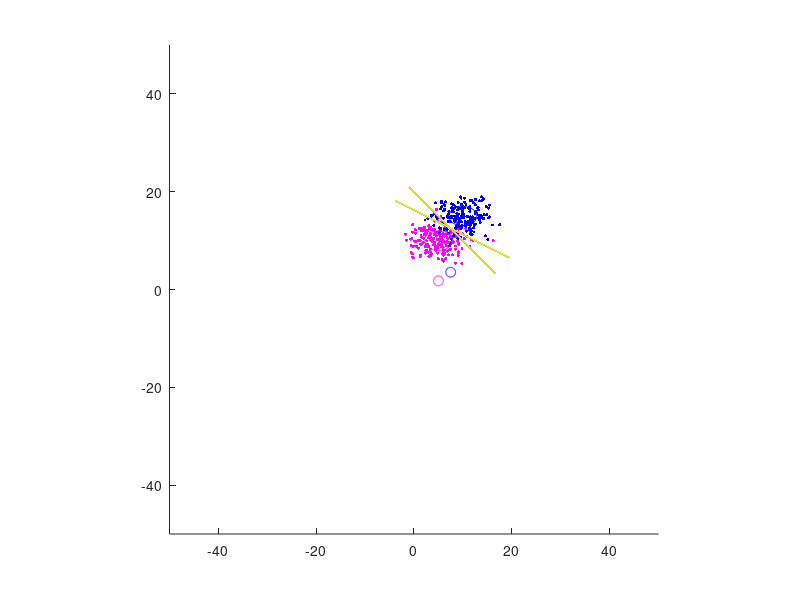
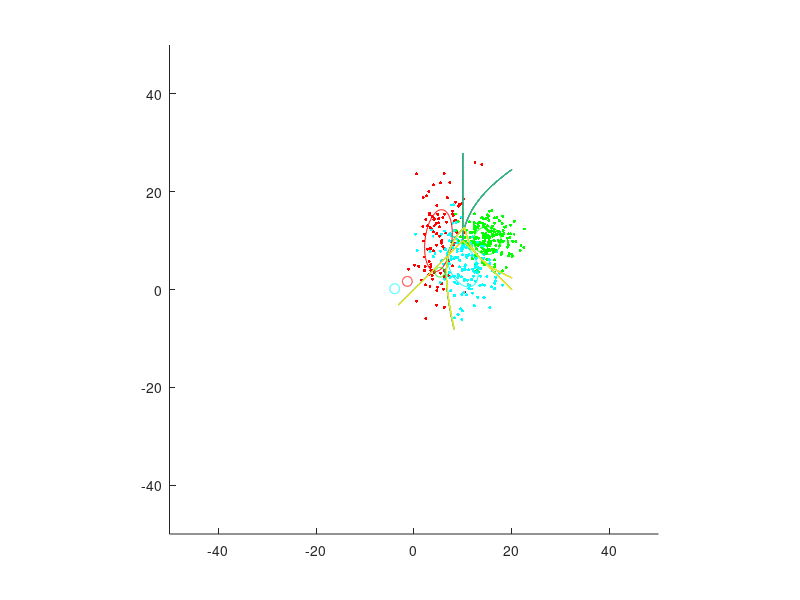

Write the MATLAB code that produced these figures, in order. (Note: this script raises an error after producing the figures.)
function main

    clear;
    clf();

    gridSize = 0.1;
    %CASE 1:

    Na = 200;
    muA = [5; 10];
    covarA = [8 0; 0 4];
    colourA = 'm'

    Nb = 200;
    muB = [10; 15];
    covarB = [8 0; 0 4];
    colourB = 'b'

    %CASE 2:
    Nc = 100;
    muC = [5; 10];
    covarC = [8 4; 4 40];
    colourC = 'r'

    Nd = 200;
    muD = [15; 10];
    covarD = [8 0; 0 8];
    colourD = 'g'

    Ne = 150;
    muE = [10; 5];
    covarE = [10 -5; -5 20;]
    colourE = 'c'

    %Generate bivariate normal distribution with mean vector and covariance
    %matrix
    dataA = gen_normal_distribution(Na, muA, covarA);
    figure(1);
    scatter(dataA(:,1), dataA(:,2), 5, colourA, 'filled');
    hold on;

    dataB = gen_normal_distribution(Nb, muB, covarB);
    scatter(dataB(:,1), dataB(:,2), 5, colourB, 'filled');
    hold on;

    figure(2);
    dataC = gen_normal_distribution(Nc, muC, covarC);
    scatter(dataC(:,1), dataC(:,2), 5, colourC, 'filled');
    hold on;
    dataD = gen_normal_distribution(Nd, muD, covarD);
    scatter(dataD(:,1), dataD(:,2), 5, colourD, 'filled');
    hold on;
    dataE = gen_normal_distribution(Ne, muE, covarE);
    scatter(dataE(:,1), dataE(:,2), 5, colourE, 'filled');
    hold on;

    %Find whitening transform W -> unit std.dev. contour
    [eigen_vec_A, eigen_diag_A] = get_eigenvalues(covarA);

    %plot ellipse
    figure(1);
    thetaA = atan2(eigen_vec_A(3),eigen_vec_A(1));
    draw_ellipse(muA(1), muA(2), thetaA, sqrt(eigen_diag_A(1)), sqrt(eigen_diag_A(4)), colourA);
    hold on;

    [eigen_vec_B, eigen_diag_B] = get_eigenvalues(covarB);
    thetaB = atan2(eigen_vec_B(3),eigen_vec_B(1));
    draw_ellipse(muB(1), muB(2), thetaB, sqrt(eigen_diag_B(1)), sqrt(eigen_diag_B(4)), colourB);
    hold on;

    figure(2);
    [eigen_vec_C, eigen_diag_C] = get_eigenvalues(covarC);
    thetaC = atan2(eigen_vec_C(3),eigen_vec_C(1));
    draw_ellipse(muC(1), muC(2), thetaC, sqrt(eigen_diag_C(1)), sqrt(eigen_diag_C(4)), colourC);
    hold on;

    [eigen_vec_D, eigen_diag_D] = get_eigenvalues(covarD);
    thetaD = atan2(eigen_vec_D(3),eigen_vec_D(1));
    draw_ellipse(muD(1), muD(2), thetaD, sqrt(eigen_diag_D(1)), sqrt(eigen_diag_D(4)), colourD);
    hold on;

    [eigen_vec_E, eigen_diag_E] = get_eigenvalues(covarE);
    thetaE = atan2(eigen_vec_E(3),eigen_vec_E(1));
    draw_ellipse(muE(1), muE(2), thetaE, sqrt(eigen_diag_E(1)), sqrt(eigen_diag_E(4)), colourE);
    hold on;

    whiten_A = eigen_diag_A^(-1/2) * transpose(eigen_vec_A);
    whiten_B = eigen_diag_B^(-1/2) * transpose(eigen_vec_B);
    whiten_C = eigen_diag_C^(-1/2) * transpose(eigen_vec_C);
    whiten_D = eigen_diag_D^(-1/2) * transpose(eigen_vec_D);
    whiten_E = eigen_diag_E^(-1/2) * transpose(eigen_vec_E);

    muA_whitened = whiten_A * muA;
    muB_whitened = whiten_B * muB;
    muC_whitened = whiten_C * muC;
    muD_whitened = whiten_D * muD;
    muE_whitened = whiten_E * muE;

    %draw unit standard deviation contours
    figure(1)
    draw_circle(muA_whitened, colourA);
    draw_circle(muB_whitened, colourB);
    figure(2)
    draw_circle(muC_whitened, colourC);
    draw_circle(muD_whitened, colourD);
    draw_circle(muE_whitened, colourE);

    
    
    AB_means = [muA muB]
    AB_tmeans = [muA_whitened muB_whitened]
    AB_transforms = [whiten_A whiten_B]
    
    CDE_means = [muC muD muE]
    CDE_tmeans = [muC_whitened muD_whitened muE_whitened]
    CDE_transforms = [whiten_C whiten_D whiten_E]
    
    %Grid Helper
    [xVals_AB, yVals_AB, grid_AB] = prepareGrid(gridSize, dataA, dataB);
    [xVals_CDE, yVals_CDE, grid_CDE] = prepareGrid(gridSize, dataC, dataD, dataE);

    med_ab = plot_MED(grid_AB, xVals_AB, yVals_AB, AB_means, 1);
    figure(1);
    contour(xVals_AB, yVals_AB,med_ab);
    hold on;
    ged_ab = plot_GED(grid_AB, xVals_AB, yVals_AB, AB_tmeans, AB_transforms);
    figure(1);
    contour(xVals_AB, yVals_AB,ged_ab);
    hold on;
    
    med_cde = plot_MED(grid_CDE, xVals_CDE, yVals_CDE, CDE_means, 2);
    figure(2);
    contour(xVals_CDE, yVals_CDE,med_cde);
    hold on;
    ged_cde = plot_GED(grid_CDE, xVals_CDE, yVals_CDE, CDE_tmeans, CDE_transforms);
    figure(2);
    contour(xVals_CDE, yVals_CDE,ged_cde);
    hold on;
    
    plot_nn(k, grid_AB, xVals_AB, yVals_AB, fig_AB, dataA, dataB);
    plot_nn(1, grid_AB, xVals_AB, yVals_AB, fig_AB, dataA, dataB);
    
    plot_nn(1, grid_CDE, xVals_CDE, yVals_CDE, fig_CDE, dataC, dataD, dataE);
    plot_nn(k, grid_CDE, xVals_CDE, yVals_CDE, fig_CDE, dataC, dataD, dataE);
    
    print('help')
end

function MAP_2classes(s1, s2, mu1, mu2, p1, p2)
    q0 = inv(s1) - inv(s2)
    q1 = 2 * (transpose(mu2)* inv(s2) - transpose(mu1)* inv(s1))
    q2 = transpose(mu1) * inv(s1) * mu1 - transpose(mu2)* inv(s2) * mu2
    q3 = -1 * log(p2/p1)
    q4 = -1 * log(det(s1)/det(s2))

    syms x1 x2;
    ezplot([x1 x2] * q0 * [x1; x2] + q1 * [x1;x2] + q2 + 2 * q3 + q4 == 0, [-100, 100]);
end

function gauss = gen_normal_distribution(N, mu, covar)
    rand = randn(N,2);
    R = chol(covar);
    gauss = repmat(transpose(mu), length(rand), 1) + rand*R;
end

function [V,D] = get_eigenvalues(matrix)
    [V,D] = eig(matrix);
end

function cir = draw_circle(mu, colour)
    x = mu(1);
    y = mu(2);

    ang =0:0.01:2*pi;
    xp = 1*cos(ang);
    yp = 1*sin(ang);
    plot(x + xp, y + yp, colour);
    axis([-50 50 -50 50]);
    axis('square');
    hold on;
end

function draw_ellipse(x,y,theta,a,b, colour)

if nargin<5, error('Too few arguments to Plot_Ellipse.'); end;

np = 100;
ang = [0:np]*2*pi/np;
pts = [x;y]*ones(size(ang)) + [cos(theta) -sin(theta); sin(theta) cos(theta)]*[cos(ang)*a; sin(ang)*b];
plot( pts(1,:), pts(2,:), colour);

end

%Returns an array of [minimum, the class that was classified]
function classType = MED_Class(point, meanArgs)
classDistances=[];

%compare mean A and mean B
for i = 1:length(meanArgs)
    m = meanArgs(:,i);
    distance = sqrt((m(1)-point(1))^2 + (m(2)-point(2))^2);
    classDistances =[classDistances distance];
end

[minDistance, classType] = min(classDistances);
end

%Returns an array of [minimum, the class that was classified]
function classType = GED_Class(point, meanArgs, transformArgs)
classDistances=[];

for i = 1:length(meanArgs)
    shit = i*2;
    pt_transformed = transformArgs(:, shit -1 : shit) * point;
    m = meanArgs(:,i);
    distance = sqrt((m(1)-pt_transformed(1))^2 + (m(2)-pt_transformed(2))^2);
    classDistances =[classDistances distance];
end

[minDistance, classType] = min(classDistances);
end

% varargs - can take in multiple args, like varargs in java
%           random gaussian distrubution points
function [xVals, yVals, classGrid] = prepareGrid (gridSize, varargin)
    offset = 2;
    
    % Input gridsize and the (2D) data sets
    minX_val=[];
    minY_val=[];
    maxX_val=[];
    maxY_val=[];
    
    %iterate through each dataset and get the bounds
    for i = 1:length(varargin)
        xVals = varargin{i}(:, 1);
        yVals = varargin{i}(:, 2);
        minX_val = [minX_val min(xVals)];
        maxX_val = [minX_val max(xVals)];
        minY_val = [minY_val min(yVals)];
        maxY_val = [maxY_val max(yVals)];
    end
    
    %return a nice grid
    xVals = min(minX_val) - offset: gridSize : max(maxX_val) + offset;
    yVals = min(minY_val) - offset: gridSize : max(maxY_val) + offset;

    classGrid = zeros(length(yVals), length(xVals));
end

function classifier = plot_MED(grid, xVals, yVals, meanArgs, fig)
    classifier = repmat(grid, 1);
    for i = 1:numel(classifier)
        [row col] = ind2sub(size(classifier), i);
        classIndex = MED_Class([xVals(col);yVals(row)], meanArgs);
        classifier(i) = classIndex;
    end
end

function classifier = plot_GED(grid, xVals, yVals, mean_transformed_Args, mat_transforms)

    classifier = repmat(grid, 1);
    for i = 1:numel(classifier)
        [row col] = ind2sub(size(classifier), i);
        classIndex = GED_Class([xVals(col);yVals(row)], mean_transformed_Args, mat_transforms);
        classifier(i) = classIndex;       
    end
end

function plot_nn(k, grid, xVals, yVals, fig, dataA, dataB)

    classifier = repmat(grid, 1);
    
    for i = 1:numel(classifier)
        [row col] = ind2sub(size(classifier), i);
        classIndex = NN_Class(k,[xVals(col);yVals(row)], fig, dataA, dataB);
        classifier(i) = classIndex; 
    end
    
    figure(1);
    contour(xVals,yVals,classifier);

end

function classType = NN_Class(k, point, fig, varargin)

    minDistances = [];
    %for A,B,C,D,E
    for i = 1:length(varargin)
        classDistances = [];
        %each row
        for j = 1:length(varargin{i})
            %[row col] = ind2sub(size(varargin{i}), j);
            distance = sqrt((varargin{i}(j,1) - point(1))^2 + (varargin{i}(j,2) - point(2)).^2);
            classDistances =[classDistances distance];
        end
        
        if k > 1
            tmp = sort(classDistances);
            sorted = tmp(1:k);
            avgDistance = mean(sorted);
            minDistances = [minDistances avgDistance];
        else
            closest = min(classDistances);
            minDistances = [minDistances closest];
            
        end
            
    end
    %classType index should be 1 or 2
    [dist, classType] = min(minDistances);

    
end
